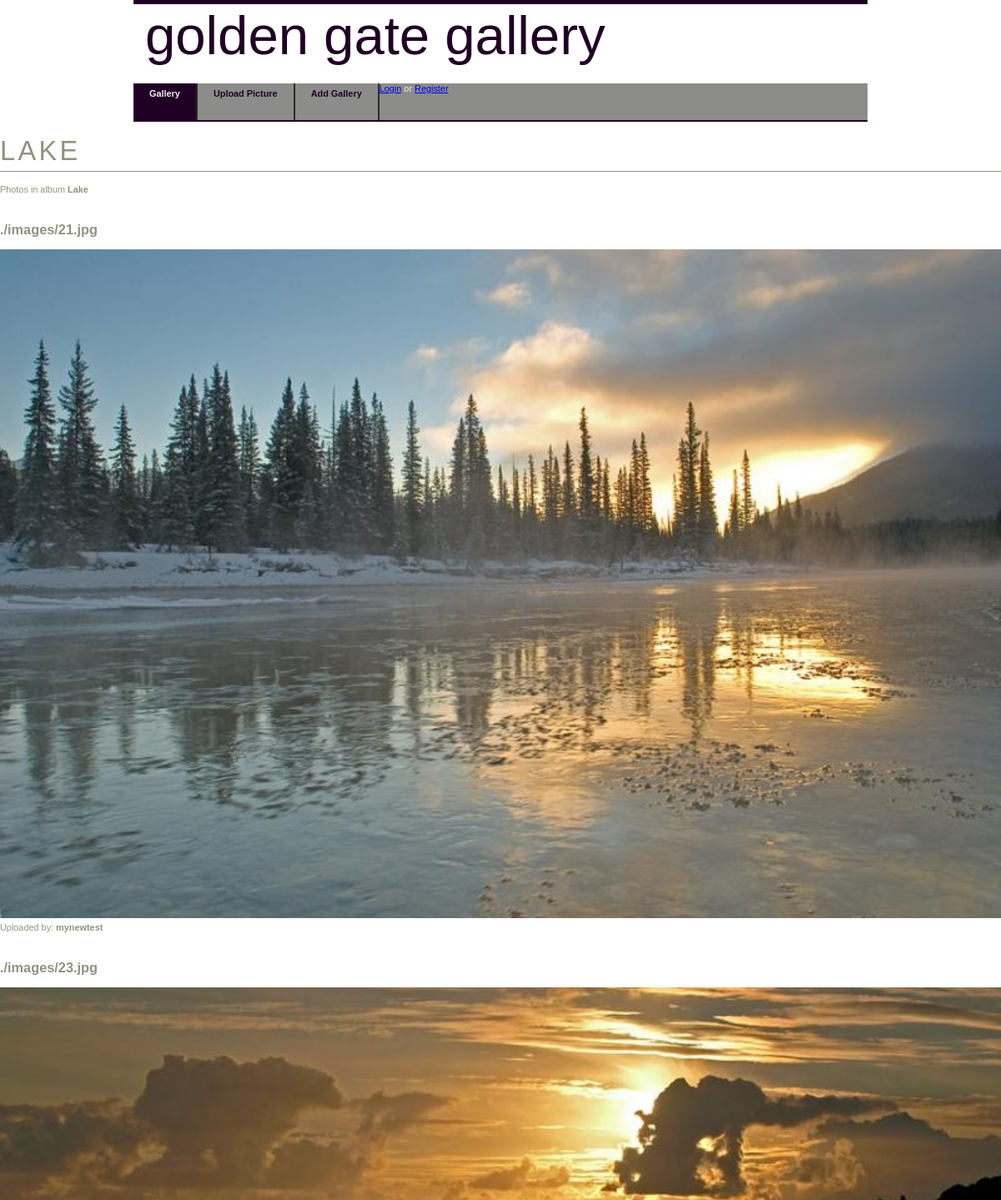
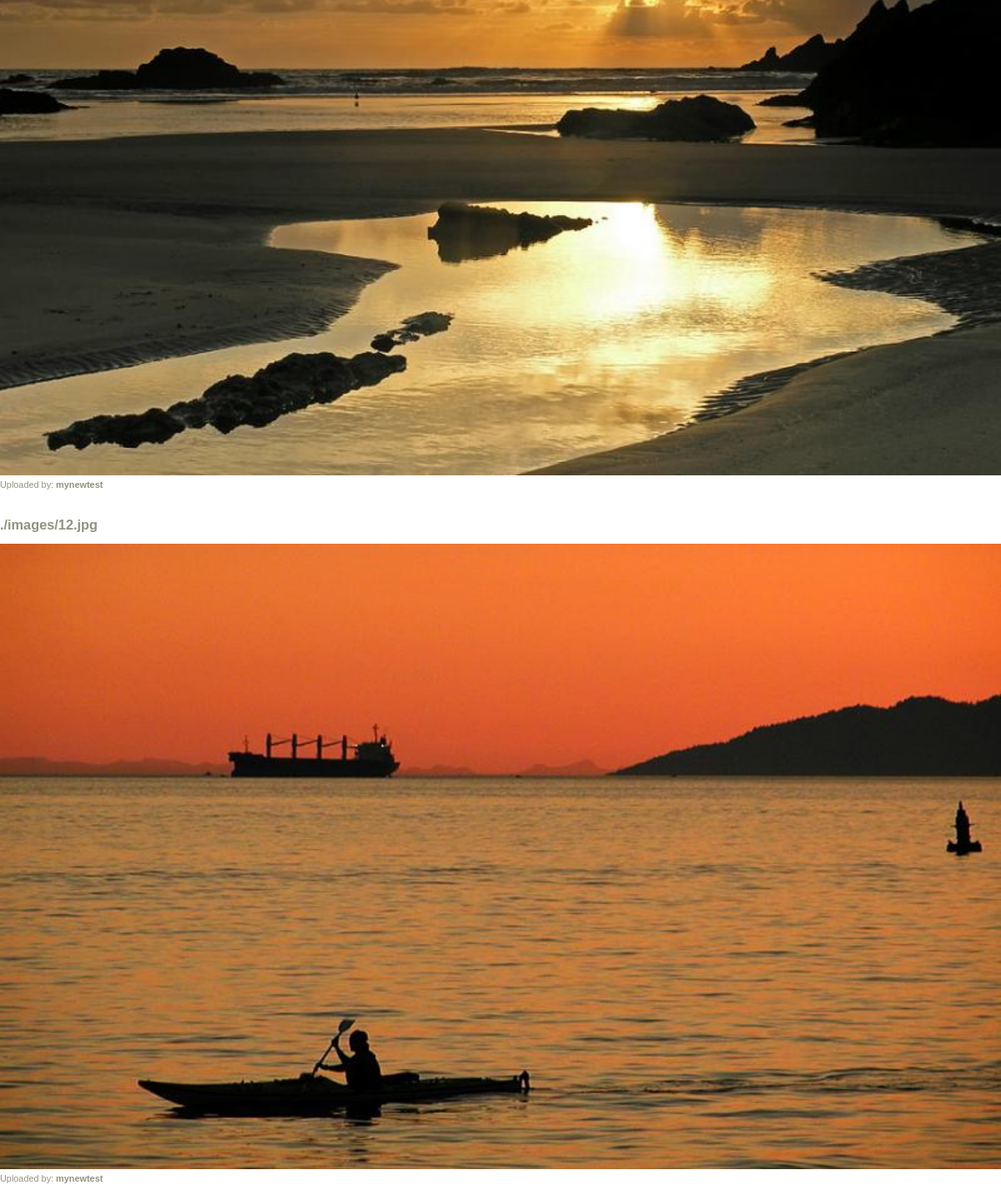
The app's page /album.php?album_id=47 with its own data (2 pictures, top to bottom).
### tables this page shows
CREATE TABLE `albums` (
  `album_id` int(11) NOT NULL,
  `album_name` varchar(50) NOT NULL,
  `rating` int(11) DEFAULT NULL,
  `category` varchar(50) NOT NULL,
  `user_id` int(11) NOT NULL
);

CREATE TABLE `pictures` (
  `picture_id` int(11) NOT NULL,
  `name` varchar(40) NOT NULL,
  `picturename` varchar(200) NOT NULL,
  `album_id` int(11) NOT NULL,
  `user_id` int(11) NOT NULL
);

CREATE TABLE `users` (
  `user_id` int(11) NOT NULL,
  `user_name` varchar(255) NOT NULL,
  `password` varchar(255) NOT NULL,
  `dateregistred` timestamp NOT NULL DEFAULT CURRENT_TIMESTAMP,
  `user_email` varchar(255) NOT NULL,
  `user_fname` varchar(255) NOT NULL,
  `user_lname` varchar(255) NOT NULL
);

### includes/functions.php (called while the page is built, shortened)
<?php
function getAuthor($picture_id) {
    global $conn;
    $picturesQuery = "SELECT `picture_id`, `name`, `album_id`, `user_id` FROM `pictures` WHERE `picture_id` = '$picture_id'";
    $result = $conn->query($picturesQuery);
    if ($result) {
        $row=mysqli_fetch_assoc($result);
        $user_id = $row['user_id'];
        $userQuery = "SELECT `user_name` FROM `users` WHERE `user_id` = '$user_id'";
        $userResult = $conn->query($userQuery);
        if ($userResult) {
            $userRow = mysqli_fetch_assoc($userResult);
            $user_name = $userRow['user_name'];
        }
    }
    return $user_name;
}

### album.php (the view)
<?php
require_once "header.php";
if (isset($_GET['album_id'])) {
    $album_id = $_GET['album_id'];
    $albumQuery = "SELECT `album_id`, `album_name`, `rating`, `category`, `user_id` FROM `albums` WHERE `album_id` = '$album_id'";
    $result = $conn->query($albumQuery);
    if ($result) {
        $row = $result->fetch_assoc();
        $album_name = $row['album_name'];
    }
    $pictureQuery = "SELECT `picture_id`, `name`, `album_id`, `user_id` FROM `pictures` WHERE `album_id` = '$album_id'";
    $result1 = $conn->query($pictureQuery);
}
?>
    <div class="main">
        <header>
            <h1><?php echo $album_name; ?></h1>
        </header>
        <section>
            <p>Photos in album <strong><?php echo $album_name; ?></strong></p>
            <?php
            if ($result1) {
                while($row = $result1->fetch_assoc()) {
                    $picture_name = $row['name'];
                    $picture_id = $row['picture_id'];
                    ?>
                    <div class="picture">
                        <h2><?php echo $picture_name; ?></h2>
                        <img src="<?php echo $picture_name; ?>" alt="picture<?php echo $picture_id; ?>" />
                        <p>
                            <span class="uploadedBy">Uploaded by: <strong><?php echo getAuthor($picture_id); ?></strong></span>
                        </p>
                    </div>
                    <?php
                }
            }
            ?>
        </section>
    </div>
<?php require_once "footer.php";?>

### styles/style.css (style rules this page uses)
html { height: 100%; }
body { font-family: verdana, arial, sans-serif; padding: 0px; margin: 0px; font-size: .68em; }
p { margin: 0px; padding: 0px 0px 16px 0px; line-height: 1.7em; }
h1 { font-family: arial, sans-serif; letter-spacing: .1em; font-weight: normal; text-transform: uppercase; padding: 16px 0px 5px 0px; margin: 0px 0px 12px 0px; border-bottom: 1px solid; font-size: 3em; }
img { border: 0px; margin: 0px; padding: 0px; }
body { color: #929280; }

### styles/newStyle.css (style rules this page uses)
img { width: 100%; height: 100%; }

### records on screen
albums: album_name "LAKE", album_name "Lake"
pictures: name "./images/21.jpg", name (picture), picture_id.user_name "mynewtest"
pictures: name "./images/23.jpg", name (picture), picture_id.user_name "mynewtest"
pictures: name "./images/12.jpg", name (picture), picture_id.user_name "mynewtest"
